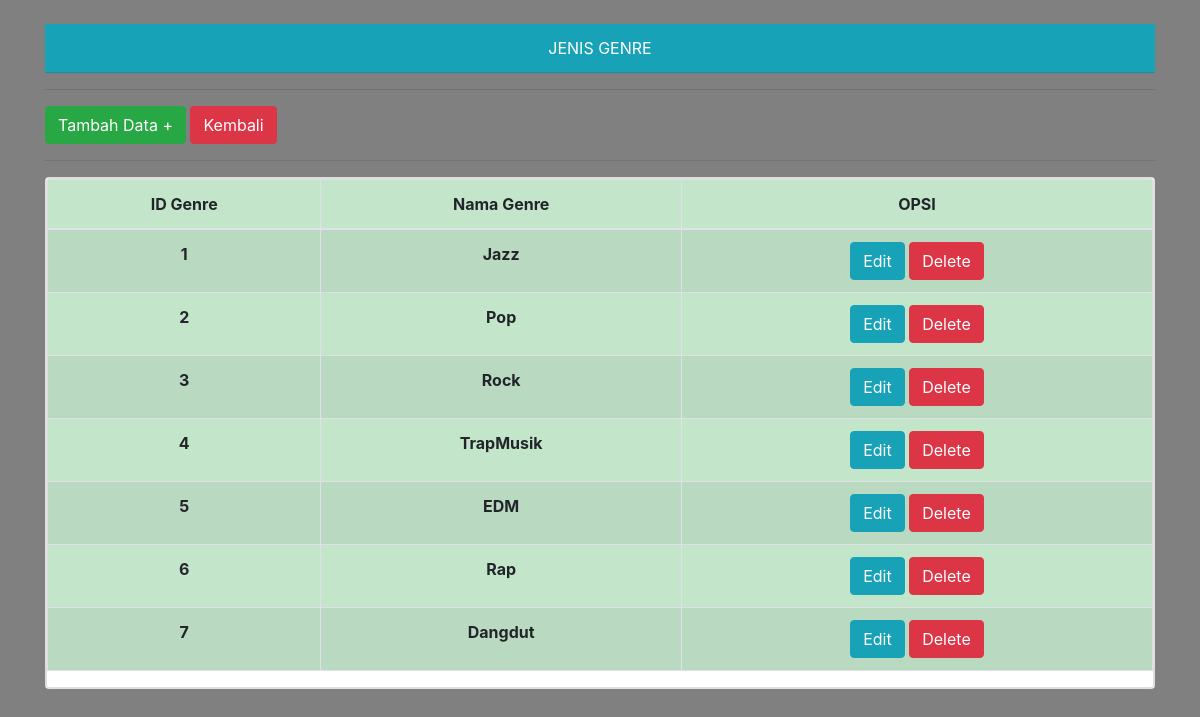
The app's page /4.B/genre.php with its own data.
### tables this page shows
CREATE TABLE `genre` (
  `id_gr` int(11) NOT NULL,
  `name_gr` varchar(30) DEFAULT NULL
);

### 4.B/genre.php (the view, shortened to what this page needs)
<!DOCTYPE html>
<html lang="en">
<head>
  <link rel="stylesheet" href="https://maxcdn.bootstrapcdn.com/bootstrap/4.0.0/css/bootstrap.min.css">
</head>
<body style="background-color : grey ";>
<?php
include 'koneksi.php';
  ?>
  <div class="container" text-align="center">
  <br>
  	<div class="card-header bg-info text-center text-white">
    JENIS GENRE </div><hr>
    <a href="#" type="button" class="btn btn-success btn-xs" data-toggle="modal" data-target="#myModal"> Tambah Data + </a>
    <a href="home.php" type="button" class="btn btn-danger btn-xs"> Kembali </a><hr>
    <div class="card text-center mt-3">
   	<div class="card md-3  ">
		<table class="table table-hover table-striped table-bordered table-success">
		<thead>
			<tr>
				<th>ID Genre</th>
				<th>Nama Genre</th>
        <th>OPSI</th>
			</tr>
		</thead>
		<tbody>
			<?php
			$tampil = mysqli_query($koneksi, "SELECT * from genre  ");
       while ($data = mysqli_fetch_array($tampil)) :
      ?>
   	  <tr>
   		<th><?=$data['id_gr']?></th>
      <th><?=$data['name_gr']?></th>
      <td>
         <a href="genre.php?hal=edit_user&idu=<?=$data['name_gr']?>" type="button" class="btn btn-info btn-xs" data-toggle="modal" data-target="#edit<?php echo $data['name_gr']; ?>">Edit</a>
   			<a onclick="return confirm('Anda Yakin?');" href="genre.php?hal=hapus_genre&id_gr=<?=$data['id']?>" class="btn btn-danger">Delete</a>
        </td>
      </tr>
		  <?php endwhile; ?>
		</tbody>
	  </table>
	  </div></div>
            </div>
</body>
</html>

### records on screen
genre: id_gr "1", name_gr "Jazz"
genre: id_gr "2", name_gr "Pop"
genre: id_gr "3", name_gr "Rock"
genre: id_gr "4", name_gr "TrapMusik"
genre: id_gr "5", name_gr "EDM"
genre: id_gr "6", name_gr "Rap"
genre: id_gr "7", name_gr "Dangdut"
